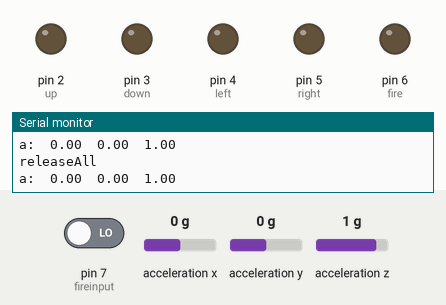
Simulated run of this sketch. Board: Arduino Uno, built for the host (arithmetic inside an expression is 32-bit, double 64-bit). On the bench: output pins drawn as LEDs (lit = HIGH), the last lines printed to the serial monitor. The inputs (shaded band) are chosen by the test bench; at power-on: acceleration x 0 g, pin 7 (fireinput) LOW, acceleration y 0 g, acceleration z 1 g.

Above: at 1.3 s.
1.4 s: acceleration x set to -0.4 g
At 2.6 s:
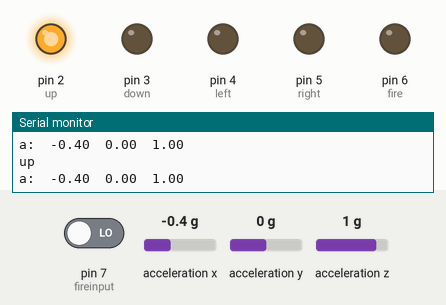
2.9 s: acceleration x set to 0.8 g
At 3.7 s:
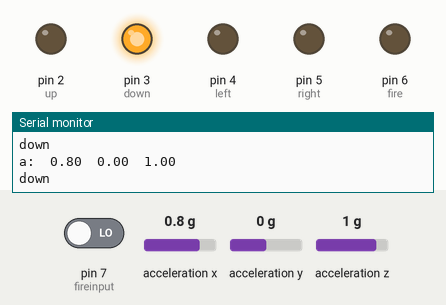
4.4 s: acceleration x set to 0.4 g
5.9 s: acceleration x set to 0.1 g
At 7.2 s:
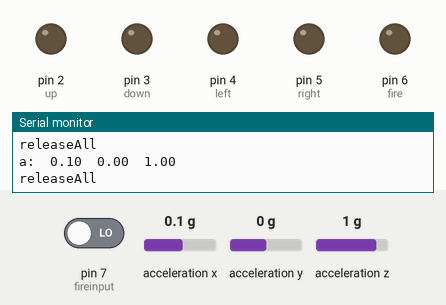
8.9 s: pin 7 (fireinput) driven HIGH
At 9.3 s:
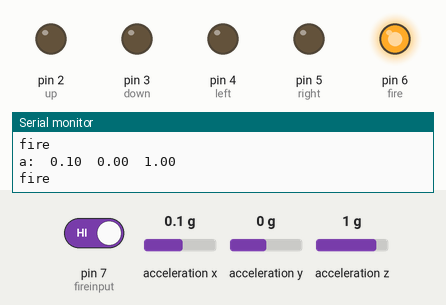
10.4 s: acceleration y set to -0.4 g
At 10.8 s:
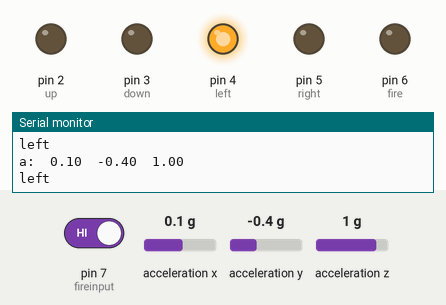
Timing chart, 0 to 12.9 s (numbered marks = the images above; inputs shaded):
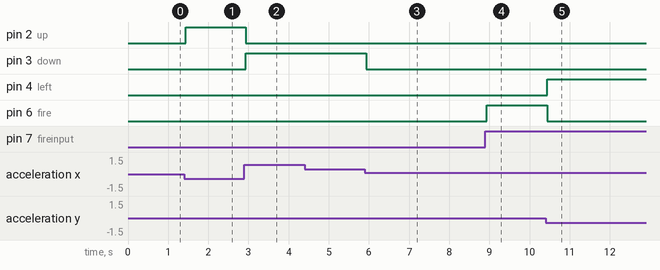

The sketch:

arduino101_acc.ino
```cpp
// (licence header left out)
/*
   This sketch example demonstrates how the BMI160 on the
   Intel(R) Curie(TM) module can be used to read accelerometer data
*/
#include <CurieIMU.h>
int up = 2, down = 3, left = 4, right = 5, fire = 6,fireinput=7;
int calibrateOffsets = 1; // int to determine whether calibration takes place or not
int axRaw, ayRaw, azRaw;         // raw accelerometer values
float ax, ay, az;
void setup() {
  pinMode(up, OUTPUT);
  pinMode(down, OUTPUT);
  pinMode(left, OUTPUT);
  pinMode(right, OUTPUT);
  pinMode(fire, OUTPUT);
  Serial.begin(9600); // initialize Serial communication
  while (!Serial);    // wait for the serial port to open

  // initialize device
  Serial.println("Initializing IMU device...");
  CurieIMU.begin();

  if (calibrateOffsets == 1) {
    // use the code below to calibrate accel/gyro offset values
    Serial.println("Internal sensor offsets BEFORE calibration...");
    Serial.print(CurieIMU.getAccelerometerOffset(X_AXIS)); Serial.print("\t");
    Serial.print(CurieIMU.getAccelerometerOffset(Y_AXIS)); Serial.print("\t");
    Serial.print(CurieIMU.getAccelerometerOffset(Z_AXIS)); Serial.print("\t");
    Serial.println("");

    Serial.print("Starting Acceleration calibration...");
    CurieIMU.autoCalibrateAccelerometerOffset(X_AXIS, 0);
    CurieIMU.autoCalibrateAccelerometerOffset(Y_AXIS, 0);
    CurieIMU.autoCalibrateAccelerometerOffset(Z_AXIS, 1);
    Serial.println(" Done");

    Serial.println("Internal sensor offsets AFTER calibration...");
    Serial.print(CurieIMU.getAccelerometerOffset(X_AXIS)); Serial.print("\t");
    Serial.print(CurieIMU.getAccelerometerOffset(Y_AXIS)); Serial.print("\t");
    Serial.print(CurieIMU.getAccelerometerOffset(Z_AXIS)); Serial.print("\t");
    Serial.println("");
  }

  // Set the accelerometer range to 2G
  CurieIMU.setAccelerometerRange(2);
}


void juge()
{
  if (ax > 0.2)//ax大于0，后退
  {
    Serial.println("down");
    digitalWrite(up, 0);
    digitalWrite(down, 1);
    digitalWrite(left, 0) ;
    digitalWrite(right, 0) ;
    digitalWrite(fire, 0) ;
  }
  else if (ax < (-0.2)) //小于0，前进
  {
    Serial.println("up");
    digitalWrite(up, 1);
    digitalWrite(down, 0) ;
    digitalWrite(left, 0) ;
    digitalWrite(right, 0);
    digitalWrite(fire, 0) ;
  }
  else if (ay > 0.2)//ay大于0，右
  {
    Serial.println("right");
    digitalWrite(up, 0) ;
    digitalWrite(down, 0);
    digitalWrite(left, 0);
    digitalWrite(right, 1);
    digitalWrite(fire, 0) ;
  }
  else if (ay < (-0.2)) //ay大于0，左
  {
    Serial.println("left");
    digitalWrite(up, 0);
    digitalWrite(down, 0);
    digitalWrite(left, 1);
    digitalWrite(right, 0);
    digitalWrite(fire, 0) ;
  }
  else if (digitalRead(fireinput))
  {
    Serial.println("fire");
    digitalWrite(up, 0);
    digitalWrite(down, 0);
    digitalWrite(left, 0);
    digitalWrite(right, 0);
    digitalWrite(fire, 1) ;
  }
  else//否则不操作
  {
    Serial.println("releaseAll");
    digitalWrite(up, 0);
    digitalWrite(down, 0);
    digitalWrite(left, 0);
    digitalWrite(right, 0);
    digitalWrite(fire, 0) ;
  }
}


void loop() {


  // read raw accelerometer measurements from device
  CurieIMU.readAccelerometer(axRaw, ayRaw, azRaw);

  // convert the raw accelerometer data to G's
  ax = convertRawAcceleration(axRaw);
  ay = convertRawAcceleration(ayRaw);
  az = convertRawAcceleration(azRaw);

  // display tab-separated accelerometer x/y/z values
  Serial.print("a:\t");
  Serial.print(ax);
  Serial.print("\t");
  Serial.print(ay);
  Serial.print("\t");
  Serial.print(az);
  Serial.println();
  juge();
  // wait 5 seconds
  delay(10);
}

float convertRawAcceleration(int aRaw) {
  // since we are using 2G range
  // -2g maps to a raw value of -32768
  // +2g maps to a raw value of 32767

  float a = (aRaw * 2.0) / 32768.0;

  return a;
}
```

Measured:
- the behaviour switches between -0.2 and -0.3 g on acceleration x (found by bisection; images 0 and 1)
- the behaviour switches between 0.3 and 0.2 g on acceleration x (found by bisection; images 2 and 3)
- the behaviour switches between -0.2 and -0.3 g on acceleration y (found by bisection; images 4 and 5)
- after the input at 1.4 s, pin 2 (up): LOW → HIGH at once
- after the input at 2.9 s, pin 2 (up): HIGH → LOW at once; pin 3 (down): LOW → HIGH at once
- after the input at 5.9 s, pin 3 (down): HIGH → LOW at once
- after the input at 8.9 s, pin 6 (fire): LOW → HIGH at once
- after the input at 10.4 s, pin 4 (left): LOW → HIGH at once; pin 6 (fire): HIGH → LOW at once
